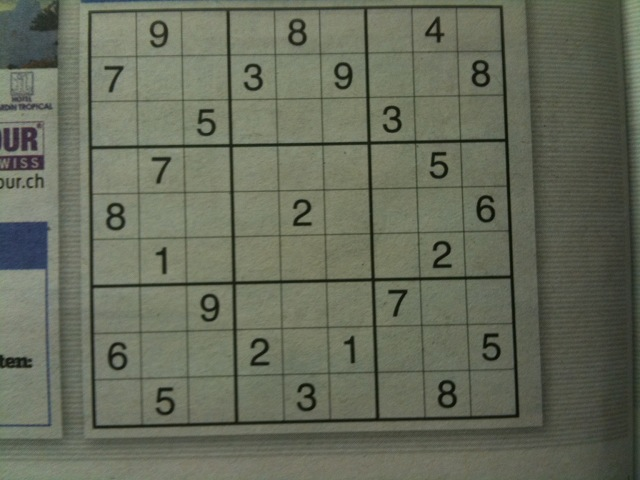
#> input picture ExampleImages/image2.jpg, 640 x 480 px, found by its file name
$ jupyter execute --allow-errors SudokuTest.ipynb
#> lines starting #> are read from the running program, lines starting #| are printed output that depends on the picture; after the words box and inside, x2 and y2 are one past the last pixel; in counts of white or black regions, pixels touching at a corner belong together
#> further down, inp_img is the input picture: shape (480, 640, 3); mean B, G, R 90.5, 106.9, 102.2
[cell 1]
import cv2
import numpy as np
import matplotlib.pyplot as plt

[cell 2]
def show_image_with_pyplot(img ,grayscale=True, ax=None):
    if grayscale:  img_plt = img
    else:          img_plt = cv2.cvtColor(img, cv2.COLOR_BGR2RGB)

    if ax is None:
        fig = plt.figure(figsize=(14, 10))
        ax = plt.axes(xticks=[], yticks=[])

    if grayscale:  ax.imshow(img_plt, cmap='gray')
    else:               ax.imshow(img_plt)

[cell 3]
# requires a grayscale image as input
def preprocessing(img):
    # create a CLAHE object for Histogram equalisation and improvng the contrast.
    img_plt = cv2.cvtColor(img, cv2.COLOR_BGR2GRAY)
    clahe = cv2.createCLAHE(clipLimit=0.8, tileGridSize=(8,8))
    enhanced = clahe.apply(img_plt)
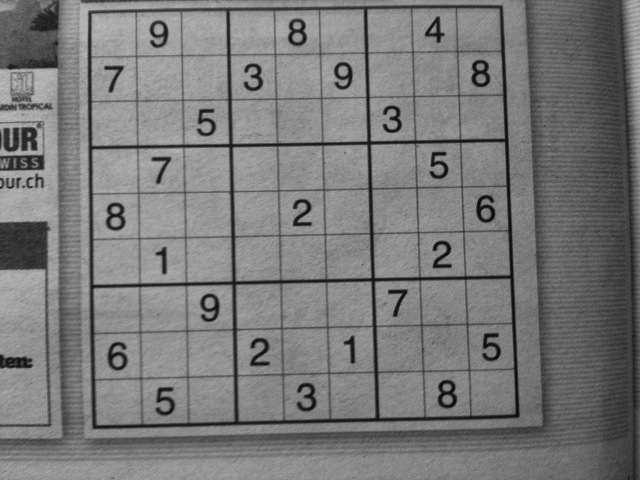
#> enhanced: shape (480, 640); min 8, max 187, mean 121.4

    # Edge preserving smoother: https://dsp.stackexchange.com/questions/60916/what-is-the-bilateral-filter-category-lpf-hpf-bpf-or-bsf
    blurred = cv2.GaussianBlur(enhanced, (7,7), 0)
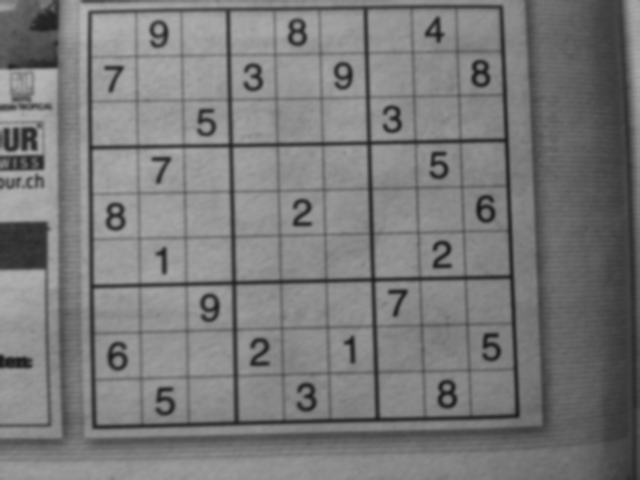
#> blurred: shape (480, 640); min 24, max 181, mean 121.4
    blurred = cv2.bilateralFilter(blurred,7,75,75)
    thresholded_img = cv2.adaptiveThreshold(blurred, 255, cv2.ADAPTIVE_THRESH_MEAN_C,cv2.THRESH_BINARY,5,2)
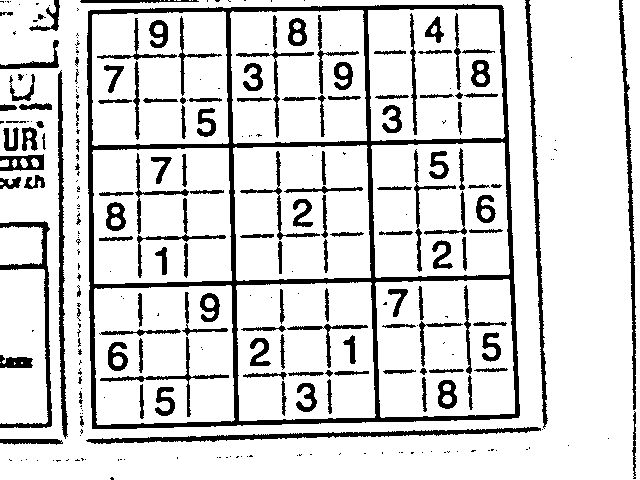
#> thresholded_img: shape (480, 640); 84.4% white; 286 black regions (148 under 20 px), largest, box (x1, y1, x2, y2) and area: (87, 4, 520, 429) 15074, (86, 427, 541, 444) 2053, (525, 0, 548, 429) 1694
    inverted = cv2.bitwise_not(thresholded_img)
    return inverted

[cell 4]
inp_img = cv2.imread("image2.jpg")
fig = plt.figure(figsize=(14, 14))

ax1 = plt.subplot(121)
ax1.set_title("Original image")
ax1.set_xticks([])
ax1.set_yticks([])

ax2 = plt.subplot(122)
ax2.set_title("PreProcessed image")
ax2.set_xticks([])
ax2.set_yticks([])

ret_img = preprocessing(inp_img)
# ret_img = cv2.Canny(ret_img, 50, 200)
show_image_with_pyplot(inp_img, grayscale=False, ax=ax1)
show_image_with_pyplot(ret_img, grayscale=True, ax=ax2)
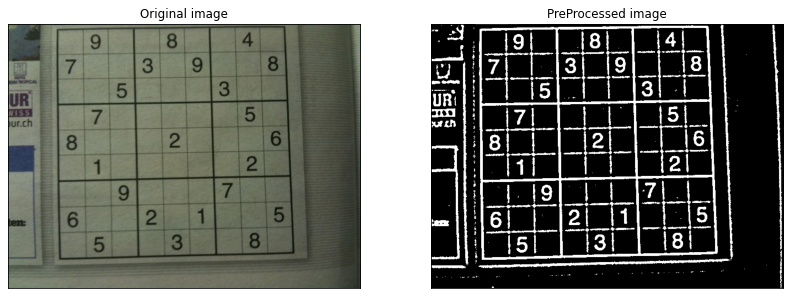
#> figure drawn by matplotlib, 2 panels

[cell 5]
from skimage import io, morphology, img_as_bool, segmentation
from scipy import ndimage as ndi

def fill_gaps(img, iterations=2):
  # Reference: https://stackoverflow.com/questions/28078530/gap-filling-contours-lines
#> called with iterations = 4
  for i in range(iterations):
    out = ndi.distance_transform_edt(~img)
    out = out < 0.01 * out.max()
    out = morphology.skeletonize(out)
    out = morphology.binary_closing(out, morphology.selem.disk(4))
    out = segmentation.clear_border(out)
    out = np.array(out*255, dtype=np.uint8)
    out = cv2.bitwise_or(np.uint8(out), img)
    img = out
#> this loop made 4 passes
#> pass 1, in fill_gaps, `out = ndi.distance_transform_edt(~img)`:
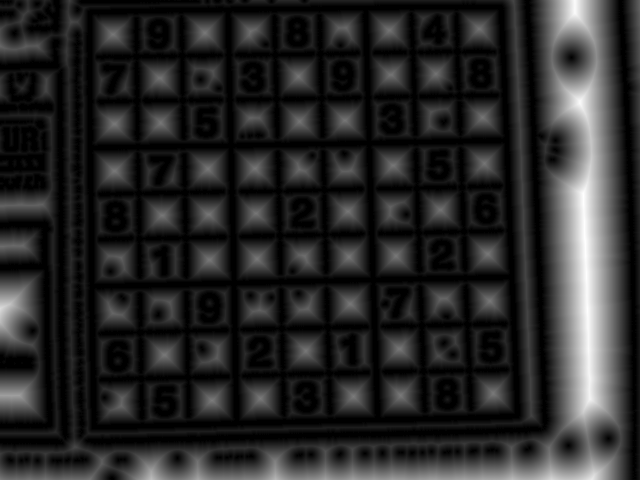
#> out: shape (480, 640) float64; min 0, max 45.1, mean 7.3; drawn with min black and max white
#> pass 1, in fill_gaps, `out = morphology.skeletonize(out)`:
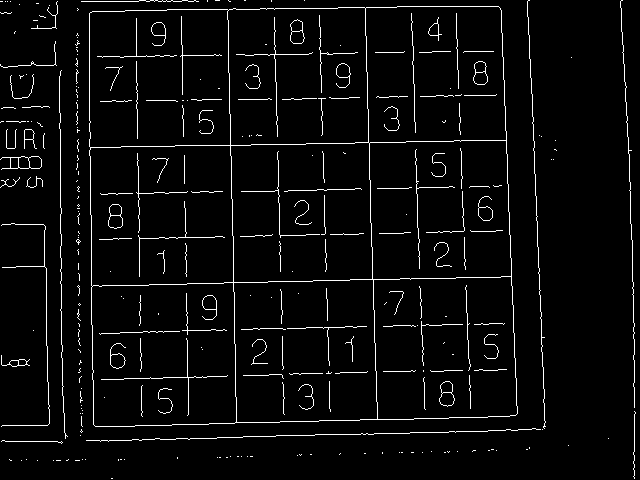
#> out: shape (480, 640) bool; 3.9% white in thin lines or dots
#> pass 1, in fill_gaps, `out = morphology.binary_closing(out, morphology.selem.disk(4))`:
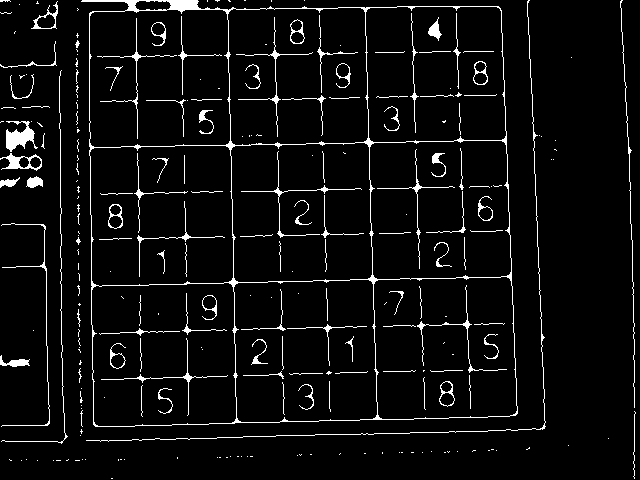
#> out: shape (480, 640) bool; 5.1% white in thin lines or dots
  return out

refined_img = fill_gaps(ret_img, iterations=4)
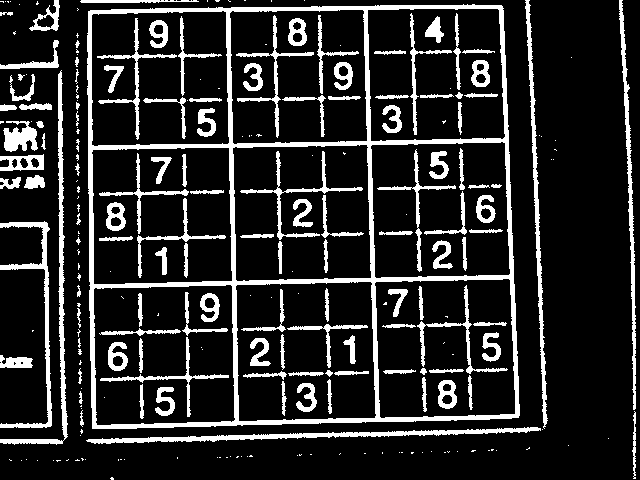
#> refined_img: shape (480, 640); 15.8% white; 248 white regions (127 under 20 px)

fig = plt.figure(figsize=(14, 14))
ax1 = plt.subplot(121)
ax1.set_title("Preprocessed image")
ax1.set_xticks([])
ax1.set_yticks([])

ax2 = plt.subplot(122)
ax2.set_title("Modified image")
ax2.set_xticks([])
ax2.set_yticks([])

show_image_with_pyplot(ret_img, grayscale=True, ax=ax1)
show_image_with_pyplot(refined_img, grayscale=True, ax=ax2)

[cell 6]
# find contours in the edged image, keep only the largest
contours, hierarchy = cv2.findContours(ret_img.copy(), cv2.RETR_EXTERNAL, cv2.CHAIN_APPROX_SIMPLE)
#> contours = 155 contours, 134 with area under 20; largest, box (x1, y1, x2, y2) and area: (87, 4, 520, 429) 175663, (86, 427, 541, 444) 1597, (525, 0, 548, 429) 1262, (58, 70, 68, 439) 1245, (0, 221, 52, 428) 1192
#> (the rest of this cell did not finish here and is left out)

$ run again, with ExampleImages/image1.jpg copied over ExampleImages/image2.jpg
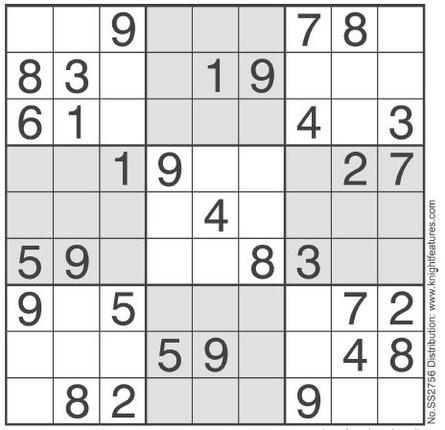
#> input picture ExampleImages/image1.jpg, 445 x 430 px, found by its file name
#> inp_img is the input picture: shape (430, 445, 3); mean B, G, R 219.1, 218.2, 218.2
#> in preprocessing, `thresholded_img = cv2.adaptiveThreshold(blurred, 255, cv2.ADAPTIVE_THR..`:
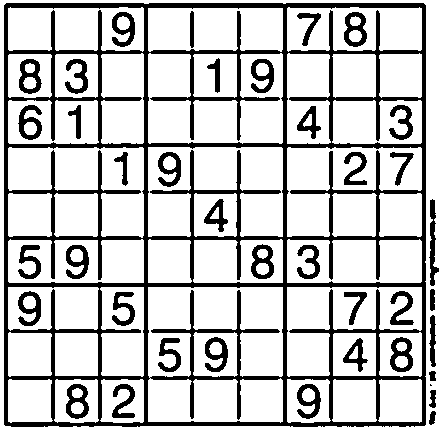
#> thresholded_img: shape (430, 445); 77.4% white; 40 black regions (1 under 20 px), largest, box (x1, y1, x2, y2) and area: (4, 3, 426, 427) 31038, (390, 337, 413, 372) 438, (251, 244, 274, 279) 435
#> the loop in fill_gaps, `for i in range(iterations):` made 4 passes
#> pass 1, in fill_gaps, `out = morphology.binary_closing(out, morphology.selem.disk(4))`:
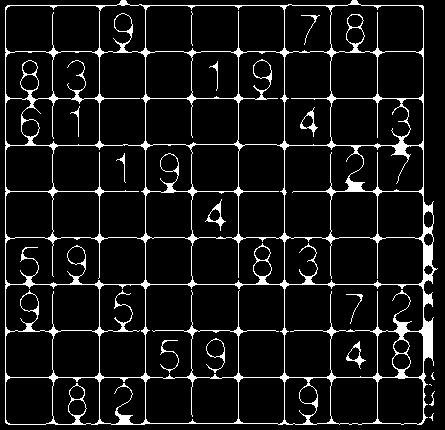
#> out: shape (430, 445) bool; 8.4% white; 16 white regions (3 under 20 px), largest, box (x1, y1, x2, y2) and area: (5, 0, 438, 425) 15185, (205, 199, 226, 231) 141, (346, 341, 366, 369) 127
#> refined_img: shape (430, 445); 22.7% white; 40 white regions (1 under 20 px)
#> contours = 8 contours, 1 with area under 20; largest, box (x1, y1, x2, y2) and area: (4, 3, 426, 427) 177783, (429, 199, 439, 286) 322, (429, 315, 436, 367) 188, (430, 289, 435, 311) 78, (429, 390, 436, 408) 66, (429, 411, 436, 425) 52, (429, 371, 436, 381) 42

$ run again, with ExampleImages/image3.jpg copied over ExampleImages/image2.jpg
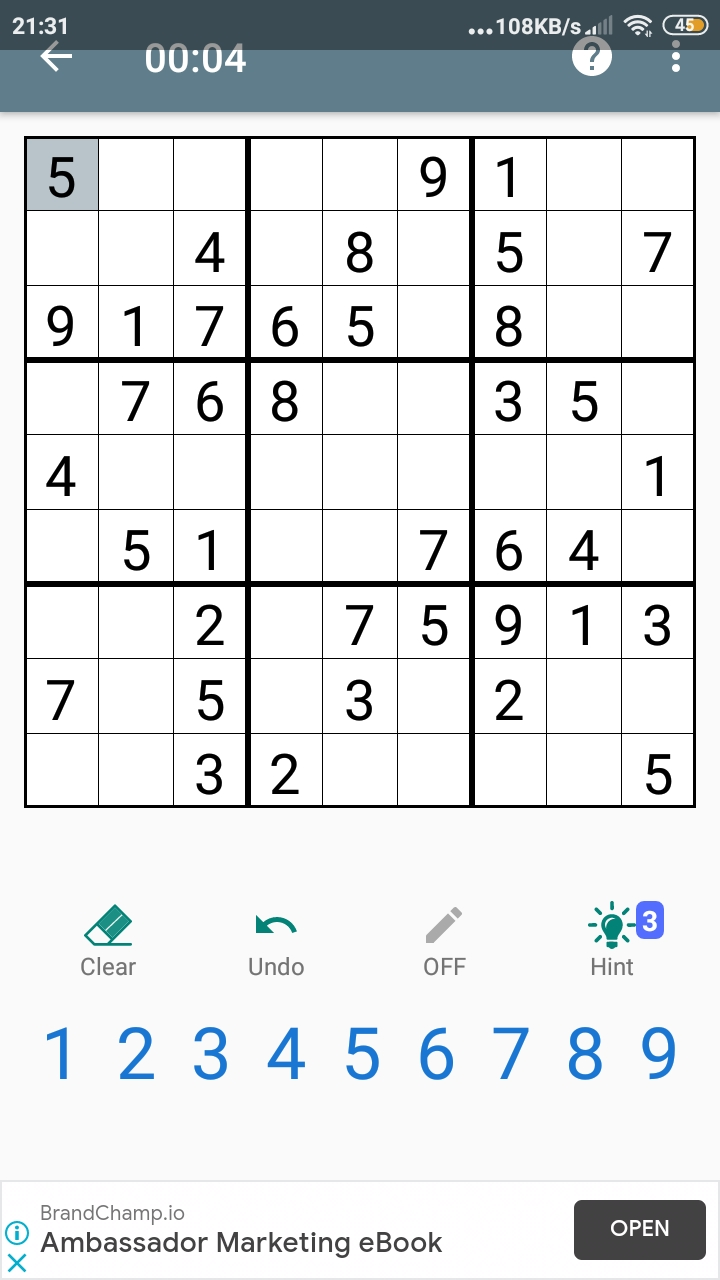
#> input picture ExampleImages/image3.jpg, 720 x 1280 px, found by its file name
#> inp_img is the input picture: shape (1280, 720, 3); mean B, G, R 225.1, 223.4, 220.5
#> in preprocessing, `thresholded_img = cv2.adaptiveThreshold(blurred, 255, cv2.ADAPTIVE_THR..`:
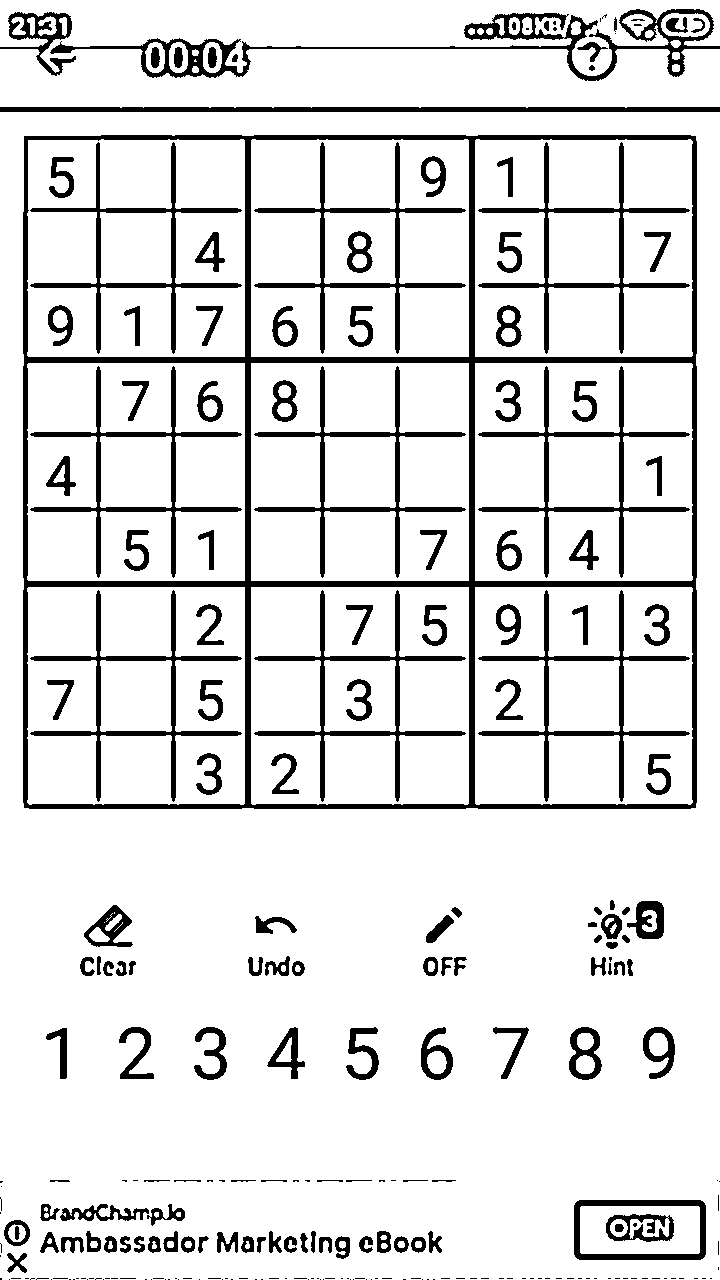
#> thresholded_img: shape (1280, 720); 87.8% white; 255 black regions (113 under 20 px), largest, box (x1, y1, x2, y2) and area: (23, 135, 697, 809) 28712, (50, 9, 720, 81) 6555, (254, 142, 466, 354) 3900
#> `refined_img = fill_gaps(ret_img, iterations=4)`:
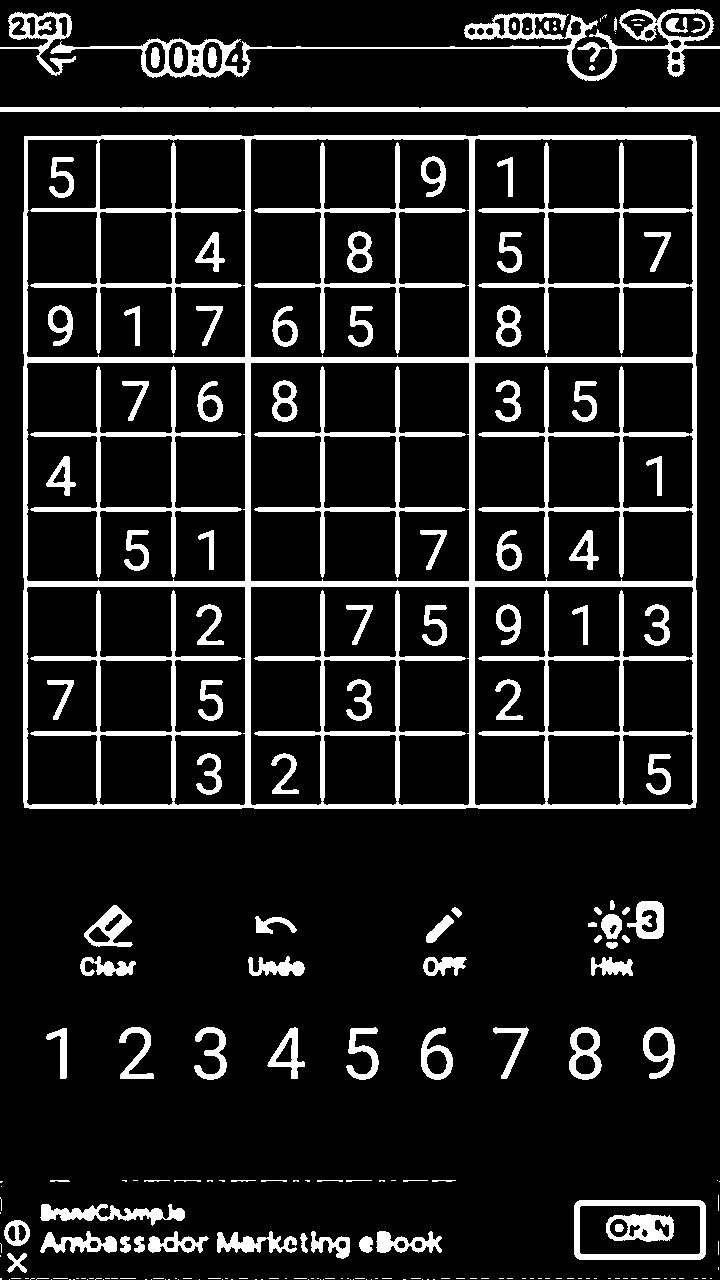
#> refined_img: shape (1280, 720); 12.4% white; 218 white regions (111 under 20 px)
#> contours = 195 contours, 121 with area under 20; largest, box (x1, y1, x2, y2) and area: (23, 135, 697, 809) 452647, (50, 9, 720, 81) 9310, (574, 1200, 706, 1260) 7689, (0, 107, 720, 112) 2860, (0, 12, 76, 76) 1817
